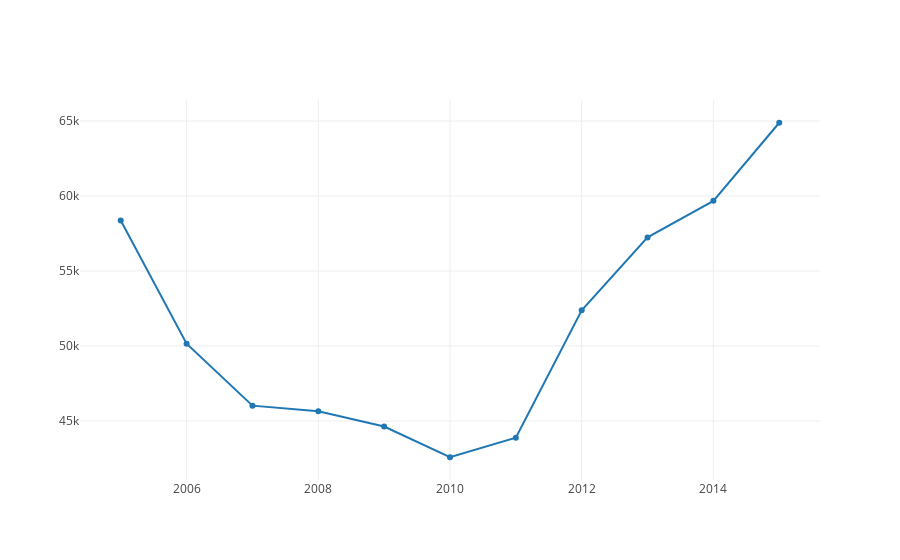

The cell this chart's notebook holds for it:
### Code cell
data = [
    go.Scatter(
        x=data['Year'], 
        y=data['IncidntNum_Count']
    )
]
fig = go.Figure(data = data)
iplot(fig, filename='basic-line')

### Figure 1 — Plotly figure (JSON) as saved in the notebook; plotly's stock layout.template omitted (floating-point values rounded to 4 significant figures)
{"data": [{"type": "scatter", "x": ["2005", "2006", "2007", "2008", "2009", "2010", "2011", "2012", "2013", "2014", "2015"], "y": [58368, 50150, 46023, 45647, 44633, 42581, 43885, 52379, 57241, 59679, 64887]}], "layout": {}}
